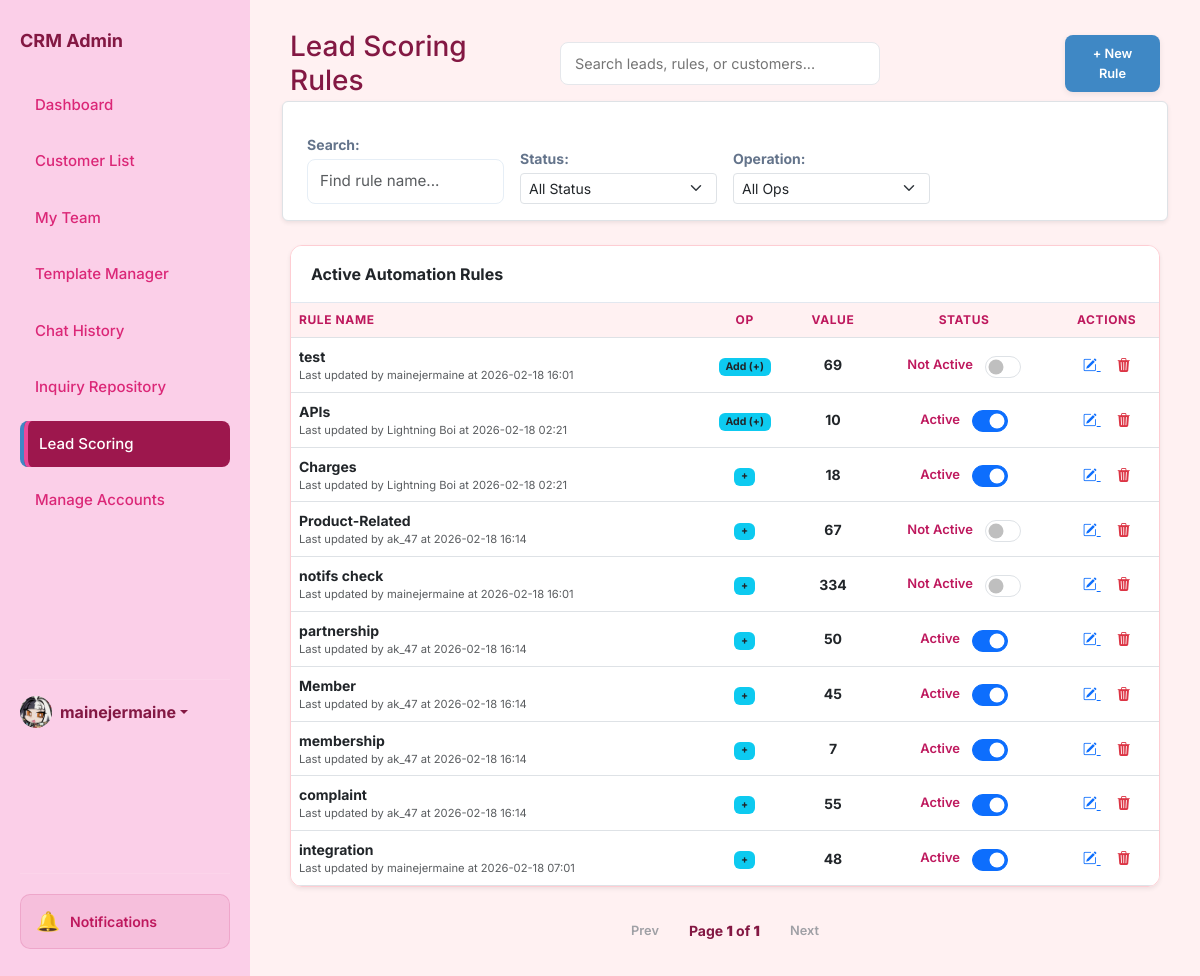
Page /scoring (signed in) on the earlier database version.
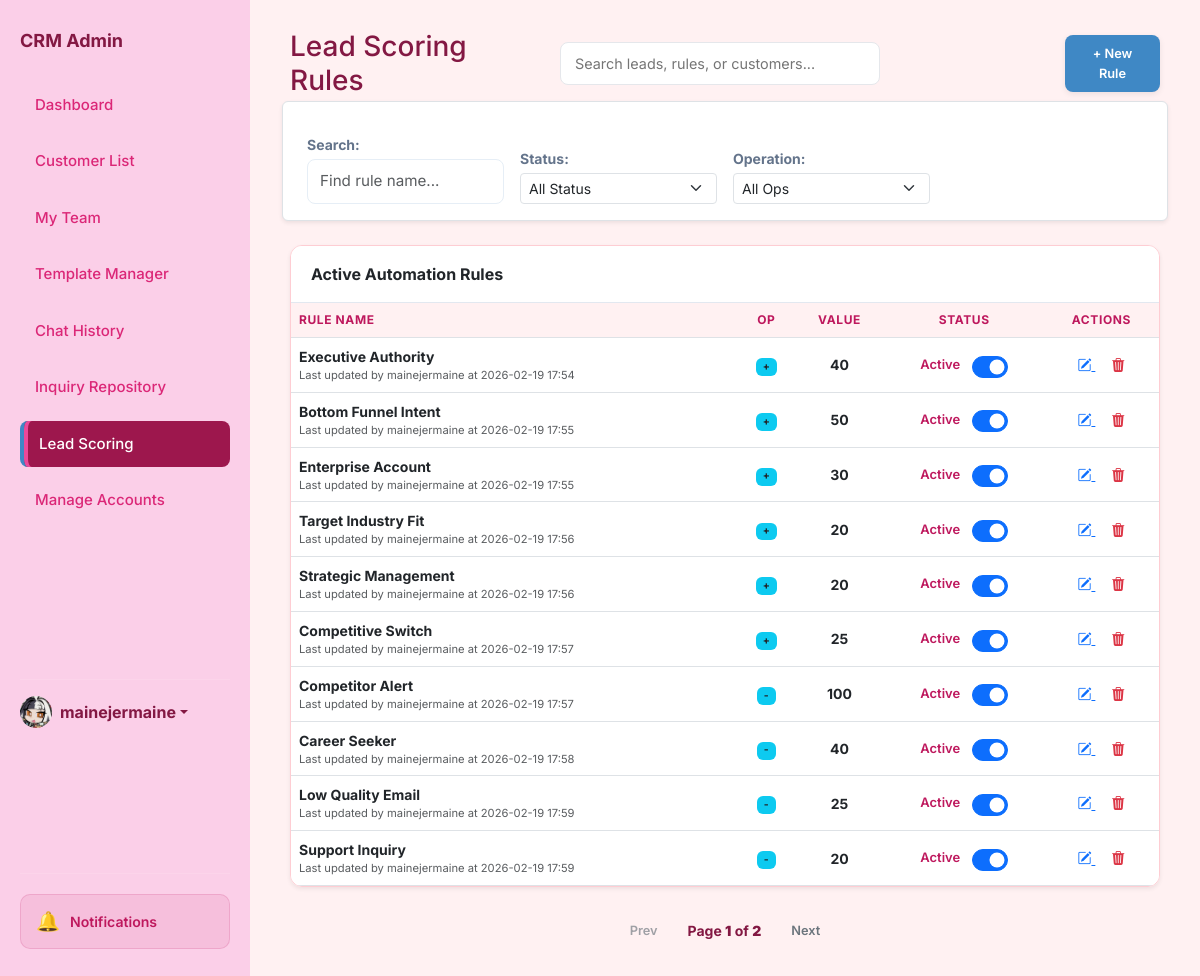
Same page on the later database version.
### app.py (models this page shows, shortened)
class User(db.Model):
    id = db.Column(db.Integer, primary_key=True)
    username = db.Column(db.String(80), unique=True, nullable=False)
    password = db.Column(db.String(200), nullable=False)
    name = db.Column(db.String(100), default='Admin')
    bio = db.Column(db.Text, default='')
    profile_picture = db.Column(db.String(200), default='https://ui-avatars.com/api/?name=Admin&background=random')
    role = db.Column(db.String(20), default='agent') # super_admin, agent
    preferences = db.Column(db.Text, default='{}') # Stores dashboard layout/stats as JSON
    last_active = db.Column(db.String(50))
    team_id = db.Column(db.Integer, db.ForeignKey('team.id'), nullable=True)
    team_role = db.Column(db.String(20)) # leader, vice_leader, member
    last_active_team_chat = db.Column(db.String(50)) # Timestamp of last time user viewed team chat

class Rule(db.Model):
    id = db.Column(db.Integer, primary_key=True)
    name = db.Column(db.String(100), nullable=False)
    keywords = db.Column(db.String(200), nullable=False)
    score = db.Column(db.Integer, nullable=False)
    operation = db.Column(db.String(10), nullable=False, default='+')
    active = db.Column(db.Boolean, default=True)
    created_at = db.Column(db.String(50))
    created_by = db.Column(db.String(100))
    updated_at = db.Column(db.String(50))
    updated_by = db.Column(db.String(100))

### app.py (the view)
@app.route('/scoring')
def lead_scoring():
    rules = Rule.query.all()
    return render_template('lead-scoring.html', rules=rules)

### app.py (called while the page is built)
@app.context_processor
def context_processor():
    from flask import g
    return dict(
        team_pending_requests_count=getattr(g, 'team_pending_requests_count', 0),
        unread_team_messages=getattr(g, 'unread_team_messages', False)
    )

@app.context_processor
def inject_user_preferences():
    theme = 'light'
    if has_request_context() and 'user_id' in session:
        user_id = session.get('user_id')
        user = User.query.get(user_id)
        if user and user.preferences:
            try:
                import json
                prefs = json.loads(user.preferences)
                theme = prefs.get('theme', 'light')
            except:
                pass
    return dict(current_theme=theme)

@app.context_processor
def inject_search_data():
    customers = Customer.query.all()
    inquiries = Inquiry.query.all()
    rules = Rule.query.all()
    templates = AutoReplyTemplate.query.all()
    faqs = FAQ.query.all()
    search_seed = []
    for c in customers:
        search_seed.append({"display": c.name, "category": "Customer", "page": "/customers"})
    for i in inquiries:
        search_seed.append({"display": f"Inquiry: {i.customer}", "category": "Inquiry", "page": f"/inquiry/{i.id}"})
    for r in rules:
        search_seed.append({"display": r.name, "category": "Rule", "page": "/scoring"})
    for t in templates:
        search_seed.append({"display": t.title, "category": "Template", "page": "/templates-manager"})
    for f in faqs:
        search_seed.append({"display": f.question, "category": "FAQ", "page": "/templates-manager"})
    return dict(search_seed=search_seed)

@app.before_request
def require_login():
    allowed_routes = ['login', 'static']
    if request.endpoint and request.endpoint not in allowed_routes and not session.get('logged_in'):
        if request.path.startswith('/api/'):
            return jsonify({'error': 'Unauthorized'}), 401
        return redirect(url_for('login'))
    if session.get('logged_in') and session.get('user_id'):
        user = User.query.get(session.get('user_id'))
        if user:
            try:
                user.last_active = datetime.now().strftime('%Y-%m-%d %H:%M:%S')
                db.session.commit()
            except:
                pass
            session['user_role'] = user.role
            session['team_id'] = user.team_id
            session['user_name'] = user.name
            session['user_pic'] = user.profile_picture

### templates/lead-scoring.html (shortened to what this page needs)
<!DOCTYPE html>
<html lang="en">
<head>
    <link href="https://cdn.jsdelivr.net/npm/bootstrap@5.3.0/dist/css/bootstrap.min.css" rel="stylesheet">
    <link rel="stylesheet" href="https://cdn.jsdelivr.net/npm/bootstrap-icons@1.11.1/font/bootstrap-icons.css">
    <link rel="stylesheet" href="https://cdn.jsdelivr.net/npm/bootstrap-icons@1.11.1/font/bootstrap-icons.css">
    <link rel="stylesheet" href="{{ url_for('static', filename='style.css') }}">
</head>
<body id="page-scoring" class="{% if current_theme and current_theme != 'light' %}theme-{{ current_theme }}{% endif %}">
    <aside class="sidebar">
        <h2>CRM Admin</h2>
        <a href="/dashboard" class="nav-link nav-dashboard">Dashboard</a>
        <a href="/customers" class="nav-link nav-customers">Customer List</a>
        <a href="/my-team" class="nav-link nav-my-team d-flex justify-content-between align-items-center">
            My Team
        </a>
        <a href="/templates-manager" class="nav-link nav-templates">Template Manager</a>
        <a href="/history" class="nav-link nav-history d-flex justify-content-between align-items-center">
            Chat History
        </a>
        <a href="/repository" class="nav-link nav-repository">Inquiry Repository</a>
        <a href="/scoring" class="nav-link nav-scoring active">Lead Scoring</a>
        {% if session.get('user_role') in ['ultra_admin', 'super_admin', 'admin'] %}
        <a href="/admin/create-account" class="nav-link nav-admin">
            Manage Accounts
        </a>
        {% endif %}
        <div class="mt-auto pt-3 border-top border-secondary" style="border-color: rgba(255,255,255,0.1) !important;">
            <div class="dropdown">
                <a href="#" class="d-flex align-items-center text-decoration-none dropdown-toggle" id="dropdownUser1"
                    data-bs-toggle="dropdown" aria-expanded="false">
                    <div class="avatar-circle bg-primary text-white me-2"
                        style="width: 32px; height: 32px; font-size: 14px; display:flex; align-items:center; justify-content:center; border-radius:50%; overflow:hidden;">
                        {% if session.get('user_pic') and 'http' in session.get('user_pic') %}
                        <img src="{{ session.get('user_pic') }}" alt="User"
                            style="width:100%; height:100%; object-fit:cover;">
                        {% elif session.get('user_pic') %}
                        <img src="{{ url_for('static', filename='uploads/' + session.get('user_pic')) }}" alt="User"
                            style="width:100%; height:100%; object-fit:cover;">
                        {% else %}
                        {{ session.get('user_name', 'Admin')[0] | upper }}
                        {% endif %}
                    </div>
                    <strong>{{ session.get('user_name', 'Admin') }}</strong>
                </a>
            </div>
        </div>
    </aside>
    <main class="main">
        <div class="header">
            <div class="header-left">
                <h1 class="h3 mb-0">Lead Scoring Rules</h1>
            </div>
            <div class="search-container">
                <input type="text" placeholder="Search leads, rules, or customers..." class="taskbar-search">
            </div>
            <div class="header-right">
                <a href="{{ url_for('add_rule') }}" class="btn btn-blue">+ New Rule</a>
            </div>
        </div>
        <div class="row g-3 mb-4 p-3 bg-white border rounded shadow-sm align-items-end">
            <div class="col-md-3">
                <label class="small fw-bold mb-1 d-block">Search:</label>
                <input type="text" id="searchInput" class="form-control form-control-sm" placeholder="Find rule name..."
                    onkeyup="applyFilters()">
            </div>
            <div class="col-md-3">
                <label class="small fw-bold mb-1 d-block">Status:</label>
                <select id="filterStatus" class="form-select form-select-sm" onchange="applyFilters()">
                    <option value="all">All Status</option>
                </select>
            </div>
            <div class="col-md-3">
                <label class="small fw-bold mb-1 d-block">Operation:</label>
                <select id="filterOperation" class="form-select form-select-sm" onchange="applyFilters()">
                    <option value="all">All Ops</option>
                </select>
            </div>
        </div>
        <div class="card p-0 shadow-sm overflow-hidden">
            <div class="card-header bg-white py-3 fw-bold">Active Automation Rules</div>
            <div class="table-responsive">
                <table class="table mb-0">
                    <thead class="bg-light small text-uppercase">
                        <tr>
                            <th>Rule Name</th>
                            <th class="text-center">Op</th>
                            <th class="text-center">Value</th>
                            <th class="text-center">Status</th>
                            <th class="text-center">Actions</th>
                        </tr>
                    </thead>
                    <tbody id="ruleTable" class="align-middle">
                        {% if rules|length > 0 %}
                        {% for rule in rules %}
                        <tr>
                            <td class="fw-bold">
                                {{ rule.name }}
                                <div class="text-muted" style="font-size:0.7rem; font-weight:normal;">
                                    Last updated by {{ rule.updated_by or 'System' }} at {{ rule.updated_at or
                                    'Recently' }}
                                </div>
                            </td>
                            <td class="text-center">
                                <span class="badge bg-info text-dark">{{ rule.operation }}</span>
                            </td>
                            <td class="text-center fw-bold">{{ rule.score }}</td>
                            <td class="text-center">
                                <div class="status-toggle-container form-check form-switch">
                                    <span class="status-label">{{ 'Active' if rule.active else 'Not Active' }}</span>
                                    <input class="form-check-input" type="checkbox" role="switch"
                                        onchange="toggleStatus('{{ rule.id }}', this)" {% if rule.active %}checked{%
                                        endif %}>
                                </div>
                            </td>
                            <td class="text-center">
                                <a href="{{ url_for('edit_rule', id=rule.id) }}" class="text-primary me-3">
                                    <i class="bi bi-pencil-square"></i>
                                </a>
                                <a href="javascript:void(0)" class="text-danger"
                                    onclick="confirmDeleteRule({{ rule.id }})">
                                    <i class="bi bi-trash3-fill"></i>
                                </a>
                            </td>
                        </tr>
                        {% endfor %}
                        {% else %}
                        <tr>
                            <td colspan="5" class="text-center p-5 text-muted">No rules found. Click "+ New Rule" to
                                start.</td>
                        </tr>
                        {% endif %}
                    </tbody>
                </table>
            </div>
        </div>
        <div class="pagination mt-3 justify-content-center d-flex align-items-center gap-3">
            <button id="page-prev" class="btn btn-sm btn-outline-secondary">Prev</button>
            <div id="page-indicator" class="small fw-bold">Page 1 of 1</div>
            <button id="page-next" class="btn btn-sm btn-outline-secondary">Next</button>
        </div>
    </main>
</body>
</html>

Differences in the rows shown:
removed Rule: name "partnership", updated_by "ak_47", updated_at "2026-02-18 16:14", operation "+", score "50", active "Active", active "☑"
removed Rule: name "Member", updated_by "ak_47", updated_at "2026-02-18 16:14", operation "+", score "45", active "Active", active "☑"
no longer on this page (row edited): Rule: name "membership", updated_by "ak_47", updated_at "2026-02-18 16:14", operation "+", score "7", active "Active", active "☑"
no longer on this page (row edited): Rule: name "complaint", updated_by "ak_47", updated_at "2026-02-18 16:14", operation "+", score "55", active "Active", active "☑"
removed Rule: name "integration", updated_by "mainejermaine", updated_at "2026-02-18 07:01", operation "+", score "48", active "Active", active "☑"
changed Rule: name "test" → "Executive Authority"; updated_at "2026-02-18 16:01" → "2026-02-19 17:54"; operation "Add (+)" → "+"; score "69" → "40"; active "Not Active" → "Active"; active "☐" → "☑"
changed Rule: name "APIs" → "Bottom Funnel Intent"; updated_by "Lightning Boi" → "mainejermaine"; updated_at "2026-02-18 02:21" → "2026-02-19 17:55"; operation "Add (+)" → "+"; score "10" → "50"
changed Rule: name "Charges" → "Enterprise Account"; updated_by "Lightning Boi" → "mainejermaine"; updated_at "2026-02-18 02:21" → "2026-02-19 17:55"; score "18" → "30"
changed Rule: name "Product-Related" → "Target Industry Fit"; updated_by "ak_47" → "mainejermaine"; updated_at "2026-02-18 16:14" → "2026-02-19 17:56"; score "67" → "20"; active "Not Active" → "Active"; active "☐" → "☑"
added Rule: name "Strategic Management", updated_by "mainejermaine", updated_at "2026-02-19 17:56", operation "+", score "20", active "Active", active "☑"
added Rule: name "Competitive Switch", updated_by "mainejermaine", updated_at "2026-02-19 17:57", operation "+", score "25", active "Active", active "☑"
added Rule: name "Competitor Alert", updated_by "mainejermaine", updated_at "2026-02-19 17:57", operation "-", score "100", active "Active", active "☑"
changed Rule: name "notifs check" → "Career Seeker"; updated_at "2026-02-18 16:01" → "2026-02-19 17:58"; operation "+" → "-"; score "334" → "40"; active "Not Active" → "Active"; active "☐" → "☑"
added Rule: name "Low Quality Email", updated_by "mainejermaine", updated_at "2026-02-19 17:59", operation "-", score "25", active "Active", active "☑"
added Rule: name "Support Inquiry", updated_by "mainejermaine", updated_at "2026-02-19 17:59", operation "-", score "20", active "Active", active "☑"
Other differences:
text written by a page script: "Page 1 of 1" → "Page 1 of 2"
